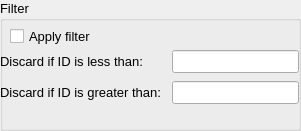
    <widget class="QGroupBox" name="groupBox_2">
     <property name="geometry">
      <rect>
       <x>430</x>
       <y>320</y>
       <width>301</width>
       <height>131</height>
      </rect>
     </property>
     <property name="font">
      <font>
       <pointsize>10</pointsize>
      </font>
     </property>
     <property name="title">
      <string>Filter</string>
     </property>
     <widget class="QWidget" name="formLayoutWidget_3">
      <property name="geometry">
       <rect>
        <x>0</x>
        <y>50</y>
        <width>299</width>
        <height>80</height>
       </rect>
      </property>
      <layout class="QFormLayout" name="formLayout_3">
       <property name="horizontalSpacing">
        <number>11</number>
       </property>
       <property name="verticalSpacing">
        <number>8</number>
       </property>
       <item row="0" column="0">
        <widget class="QLabel" name="label_9">
         <property name="text">
          <string>Discard if ID is less than:</string>
         </property>
        </widget>
       </item>
       <item row="1" column="0">
        <widget class="QLabel" name="label_10">
         <property name="text">
          <string>Discard if ID is greater than:</string>
         </property>
        </widget>
       </item>
       <item row="0" column="1">
        <widget class="QLineEdit" name="lineEdit_3"/>
       </item>
       <item row="1" column="1">
        <widget class="QLineEdit" name="lineEdit_4"/>
       </item>
      </layout>
     </widget>
     <widget class="QCheckBox" name="checkBox">
      <property name="geometry">
       <rect>
        <x>10</x>
        <y>24</y>
        <width>111</width>
        <height>25</height>
       </rect>
      </property>
      <property name="text">
       <string>Apply filter</string>
      </property>
     </widget>
    </widget>
